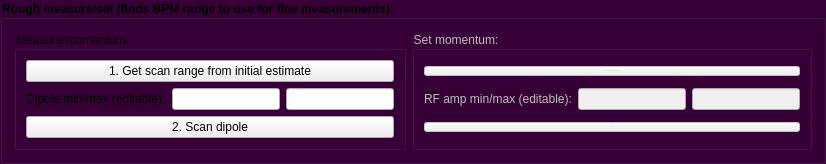
            <widget class="QGroupBox" name="groupBox_10">
             <property name="minimumSize">
              <size>
               <width>0</width>
               <height>137</height>
              </size>
             </property>
             <property name="font">
              <font>
               <weight>75</weight>
               <bold>true</bold>
              </font>
             </property>
             <property name="styleSheet">
              <string notr="true">QGroupBox{ background-color: rgb(55, 0, 55);}
QLabel{ background-color: rgba(0,0,0,0%);}
#QPushButton{ background-color: rgb(255, 255, 255);}</string>
             </property>
             <property name="title">
              <string>Rough measure/set (finds BPM range to use for fine measurements):</string>
             </property>
             <layout class="QHBoxLayout" name="horizontalLayout_7">
              <item>
               <widget class="QGroupBox" name="groupBox_8">
                <property name="font">
                 <font>
                  <weight>50</weight>
                  <bold>false</bold>
                 </font>
                </property>
                <property name="styleSheet">
                 <string notr="true">QGroupBox{ background-color: rgb(55, 0, 55);}
QLabel{ background-color: rgba(0,0,0,0%);}
#QPushButton{ background-color: rgb(255, 255, 255);}</string>
                </property>
                <property name="title">
                 <string>Measure momentum:</string>
                </property>
                <layout class="QGridLayout" name="gridLayout_7">
                 <item row="0" column="0" colspan="3">
                  <widget class="QPushButton" name="pushButton_roughGetCurrentRange">
                   <property name="text">
                    <string>1. Get scan range from initial estimate</string>
                   </property>
                   <property name="checked">
                    <bool>false</bool>
                   </property>
                  </widget>
                 </item>
                 <item row="1" column="0">
                  <widget class="QLabel" name="label_3">
                   <property name="text">
                    <string>Dipole min/max (editable):</string>
                   </property>
                  </widget>
                 </item>
                 <item row="1" column="1">
                  <widget class="QLineEdit" name="lineEdit_roughCurrentMin"/>
                 </item>
                 <item row="1" column="2">
                  <widget class="QLineEdit" name="lineEdit_roughCurrentMax"/>
                 </item>
                 <item row="2" column="0" colspan="3">
                  <widget class="QPushButton" name="pushButton_roughCentreC2VCurrent">
                   <property name="text">
                    <string>2. Scan dipole</string>
                   </property>
                   <property name="checked">
                    <bool>false</bool>
                   </property>
                  </widget>
                 </item>
                </layout>
               </widget>
              </item>
              <item>
               <widget class="QGroupBox" name="groupBox_11">
                <property name="enabled">
                 <bool>false</bool>
                </property>
                <property name="font">
                 <font>
                  <weight>50</weight>
                  <bold>false</bold>
                  <strikeout>false</strikeout>
                 </font>
                </property>
                <property name="styleSheet">
                 <string notr="true">QGroupBox{ background-color: rgb(55, 0, 55);}
QLabel{ background-color: rgba(0,0,0,0%);}
#QPushButton{ background-color: rgb(255, 255, 255);}</string>
                </property>
                <property name="title">
                 <string>Set momentum:</string>
                </property>
                <layout class="QGridLayout" name="gridLayout_6">
                 <item row="0" column="0" colspan="3">
                  <widget class="QPushButton" name="pushButton_roughGetRFRange">
                   <property name="enabled">
                    <bool>false</bool>
                   </property>
                   <property name="font">
                    <font>
                     <pointsize>-1</pointsize>
                    </font>
                   </property>
                   <property name="text">
                    <string>1. Get scan range from initial estimate</string>
                   </property>
                   <property name="checked">
                    <bool>false</bool>
                   </property>
                  </widget>
                 </item>
                 <item row="1" column="0">
                  <widget class="QLabel" name="label_8">
                   <property name="enabled">
                    <bool>false</bool>
                   </property>
                   <property name="font">
                    <font>
                     <strikeout>false</strikeout>
                    </font>
                   </property>
                   <property name="text">
                    <string>RF amp min/max (editable):</string>
                   </property>
                  </widget>
                 </item>
                 <item row="1" column="1">
                  <widget class="QLineEdit" name="lineEdit_roughRFMin">
                   <property name="enabled">
                    <bool>false</bool>
                   </property>
                  </widget>
                 </item>
                 <item row="1" column="2">
                  <widget class="QLineEdit" name="lineEdit_roughRFMax">
                   <property name="enabled">
                    <bool>false</bool>
                   </property>
                  </widget>
                 </item>
                 <item row="2" column="0" colspan="3">
                  <widget class="QPushButton" name="pushButton_roughCentreC2VRF">
                   <property name="enabled">
                    <bool>false</bool>
                   </property>
                   <property name="font">
                    <font>
                     <pointsize>-1</pointsize>
                    </font>
                   </property>
                   <property name="text">
                    <string>2. Scan RF</string>
                   </property>
                   <property name="checked">
                    <bool>false</bool>
                   </property>
                  </widget>
                 </item>
                </layout>
               </widget>
              </item>
             </layout>
            </widget>
